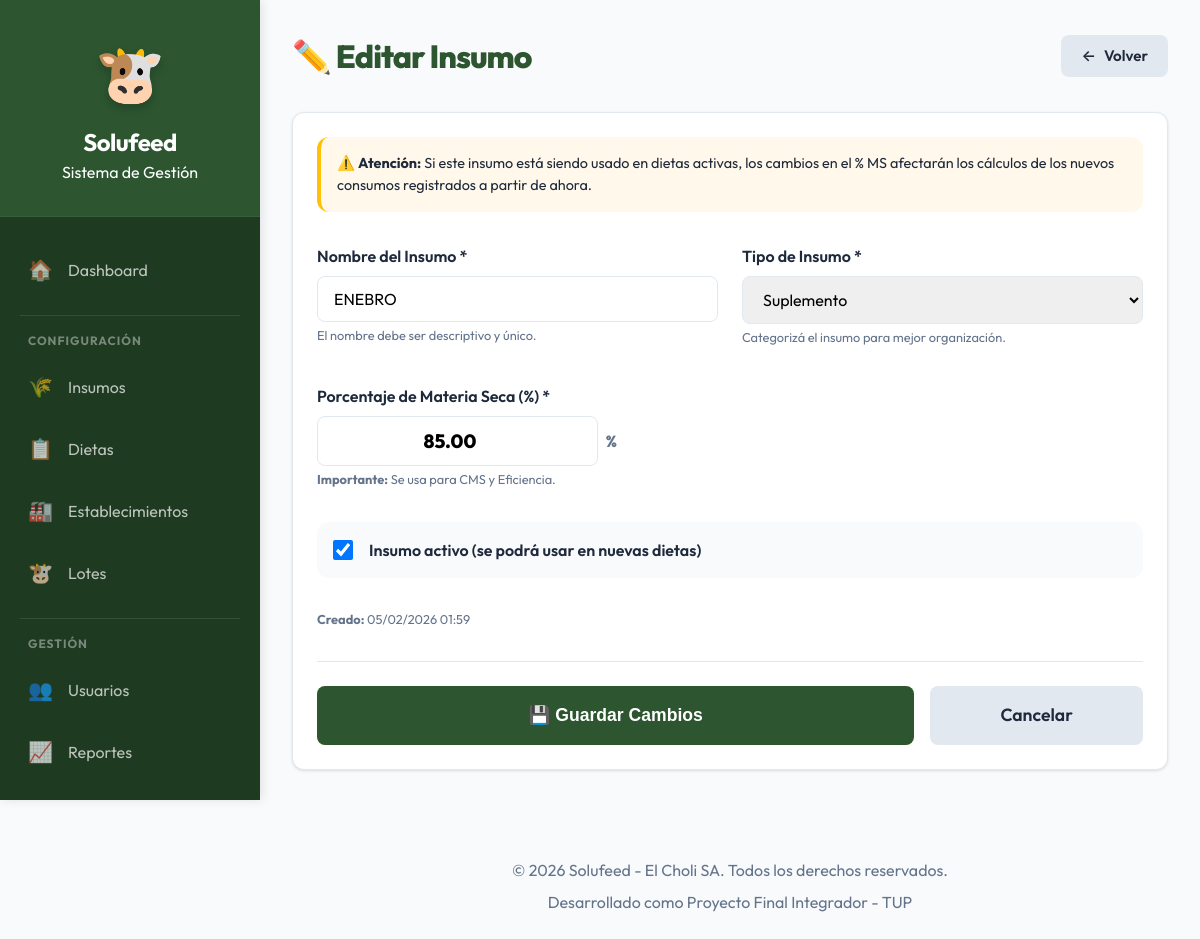
Page /solufeed/admin/insumos/editar.php?id=17&return_to=/solufeed/admin/insumos/listar.php (signed in) on the committed database.
### tables this page shows
CREATE TABLE `insumo` (
  `id_insumo` int(11) NOT NULL,
  `nombre` varchar(100) NOT NULL,
  `tipo` varchar(50) DEFAULT NULL,
  `costo_kg` decimal(12,4) DEFAULT NULL,
  `porcentaje_ms` decimal(5,2) NOT NULL,
  `activo` tinyint(1) NOT NULL DEFAULT 1,
  `fecha_creacion` datetime NOT NULL,
  `fecha_actualizacion` datetime DEFAULT NULL
);

### solufeed/includes/functions.php (called while the page is built, shortened)
<?php
function safe_return_to($dest, $fallback = null) {
    $fallback = is_string($fallback) && $fallback !== '' ? $fallback : (BASE_URL . '/admin/campo/historial.php');
    $dest = trim($dest);
    $dest = str_replace(["\r", "\n"], '', $dest);
    if (strpos($dest, '/') === 0) return $dest;
    return $fallback;
}
?>

### solufeed/admin/insumos/editar.php (the view, shortened to what this page needs)
<?php
require_once '../../includes/functions.php';
$id_insumo = (int) $_GET['id'];
$db = getConnection();
$return_to = isset($_POST['return_to']) ? (string)$_POST['return_to'] : (isset($_GET['return_to']) ? (string)$_GET['return_to'] : '');
$back_url = safe_return_to($return_to, BASE_URL . '/admin/insumos/listar.php');
$stmt = $db->prepare("SELECT * FROM insumo WHERE id_insumo = ?");
$stmt->execute([$id_insumo]);
$insumo = $stmt->fetch();
include '../../includes/header.php';
?>
<div style="display: flex; align-items: center; justify-content: space-between; margin-bottom: 2rem;">
    <h1 style="font-weight: 800; color: var(--primary); margin: 0; letter-spacing: -1px;">✏️ Editar Insumo</h1>
    <a href="<?php echo htmlspecialchars($back_url); ?>" class="btn btn-secondary"><span>←</span> Volver</a>
</div>
<div class="card">
    <div style="background: #fff8eb; padding: 1rem; border-radius: var(--radius); border-left: 4px solid var(--warning); margin-bottom: 2rem; font-size: 0.9rem;">
        ⚠️ <strong>Atención:</strong> Si este insumo está siendo usado en dietas activas, los cambios en el % MS
        afectarán los cálculos de los nuevos consumos registrados a partir de ahora.
    </div>
    <form method="POST" class="formulario">
        <div style="display: grid; grid-template-columns: 1fr 1fr; gap: 1.5rem;">
            <div class="form-group">
                <label for="nombre">Nombre del Insumo *</label>
                <input type="text" id="nombre" name="nombre" required value="<?php echo htmlspecialchars($insumo['nombre']); ?>">
                <small style="color: var(--text-muted); font-size: 0.8rem;">El nombre debe ser descriptivo y único.</small>
            </div>
            <div class="form-group">
                <label for="tipo">Tipo de Insumo *</label>
                <select id="tipo" name="tipo" required>
                    <option value="SUPLEMENTO" <?php echo ($insumo['tipo'] == 'SUPLEMENTO') ? 'selected' : ''; ?>>Suplemento</option>
                </select>
                <small style="color: var(--text-muted); font-size: 0.8rem;">Categorizá el insumo para mejor organización.</small>
            </div>
        </div>
        <div class="form-group" style="max-width: 300px; margin-top: 1rem;">
            <label for="porcentaje_ms">Porcentaje de Materia Seca (%) *</label>
            <div style="display: flex; align-items: center; gap: 0.5rem;">
                <input type="number"
                       id="porcentaje_ms"
                       name="porcentaje_ms"
                       step="0.1"
                       min="0"
                       max="100"
                       required
                       style="font-weight: 800; font-size: 1.2rem; text-align: center;"
                       value="<?php echo $insumo['porcentaje_ms']; ?>">
                <span style="font-weight: 800; color: var(--text-muted);">%</span>
            </div>
            <small style="color: var(--text-muted); font-size: 0.8rem;">
                <strong>Importante:</strong> Se usa para CMS y Eficiencia.
            </small>
        </div>
        <div style="margin: 2rem 0; padding: 1rem; background: var(--bg-main); border-radius: var(--radius); display: flex; align-items: center; gap: 1rem;">
            <input type="checkbox" name="activo" id="activo" value="1" <?php echo $insumo['activo'] ? 'checked' : ''; ?> style="width: 20px; height: 20px;">
            <label for="activo" style="margin-bottom: 0; cursor: pointer;">Insumo activo (se podrá usar en nuevas dietas)</label>
        </div>
        <div style="font-size: 0.8rem; color: var(--text-muted); margin-bottom: 2rem; display: flex; gap: 1rem;">
            <span><strong>Creado:</strong> <?php echo date('d/m/Y H:i', strtotime($insumo['fecha_creacion'])); ?></span>
        </div>
        <div style="display: flex; gap: 1rem; padding-top: 1.5rem; border-top: 1px solid var(--border);">
            <button type="submit" class="btn btn-primary btn-lg" style="flex: 1;">💾 Guardar Cambios</button>
            <a href="listar.php" class="btn btn-secondary btn-lg" style="flex: 0.3;">Cancelar</a>
        </div>
</form>
</div>
<?php include '../../includes/footer.php'; ?>

### solufeed/assets/css/main.css (style rules this page uses)
:root { --primary: #2c5530; --primary-light: #3d7043; --primary-dark: #1e3a21; --secondary: #1e6091; --accent: #f4a261; --success: #28a745; --danger: #dc3545; --warning: #ffc107; --info: #17a2b8; --bg-main: #f8fafc; --surface: #ffffff; --border: #e2e8f0; --text-main: #1e293b; --text-muted: #64748b; --text-on-primary: #ffffff; --shadow-sm: 0 1px 3px rgba(0, 0, 0, 0.12); --shadow-md: 0 4px 6px -1px rgba(0, 0, 0, 0.1), 0 2px 4px -1px rgba(0, 0, 0, 0.06); --shadow-lg: 0 10px 15px -3px rgba(0, 0, 0, 0.1), 0 4px 6px -2px rgba(0, 0, 0, 0.05); --radius: 12px; --text: var(--text-main); --shadow: var(--shadow-md); --bg-glass: rgba(255, 255, 255, 0.85); --accent-color: var(--accent); }
* { margin: 0; padding: 0; box-sizing: border-box; }
body { font-family: 'Outfit', 'Inter', -apple-system, sans-serif; background-color: var(--bg-main); color: var(--text-main); line-height: 1.5; -webkit-font-smoothing: antialiased; }
.card { background: var(--surface); border-radius: var(--radius); padding: 1.5rem; box-shadow: var(--shadow-sm); border: 1px solid var(--border); margin-bottom: 1.5rem; transition: transform 0.2s ease, box-shadow 0.2s ease; }
.btn { display: inline-flex; align-items: center; justify-content: center; padding: 0.625rem 1.25rem; font-size: 0.95rem; font-weight: 600; border-radius: 8px; cursor: pointer; transition: all 0.2s ease; text-decoration: none; border: none; gap: 0.5rem; }
.btn-primary { background: var(--primary); color: white; }
.btn-secondary { background: var(--border); color: var(--text-main); }
.btn-lg { padding: 1rem 1.5rem; font-size: 1.1rem; }
.form-group { margin-bottom: 1.25rem; }
label { display: block; font-weight: 600; margin-bottom: 0.5rem; color: var(--text-main); }
input[type="text"], input[type="number"], input[type="date"], input[type="time"], input[type="email"], input[type="password"], select, textarea { width: 100%; padding: 0.75rem 1rem; border: 1px solid var(--border); border-radius: 8px; font-family: inherit; font-size: 1rem; transition: border-color 0.2s ease, box-shadow 0.2s ease; }

### rows in the picture
insumo: nombre "ENEBRO", tipo "Suplemento", porcentaje_ms "85.00", activo "☑", fecha_creacion "05/02/2026 01:59"
